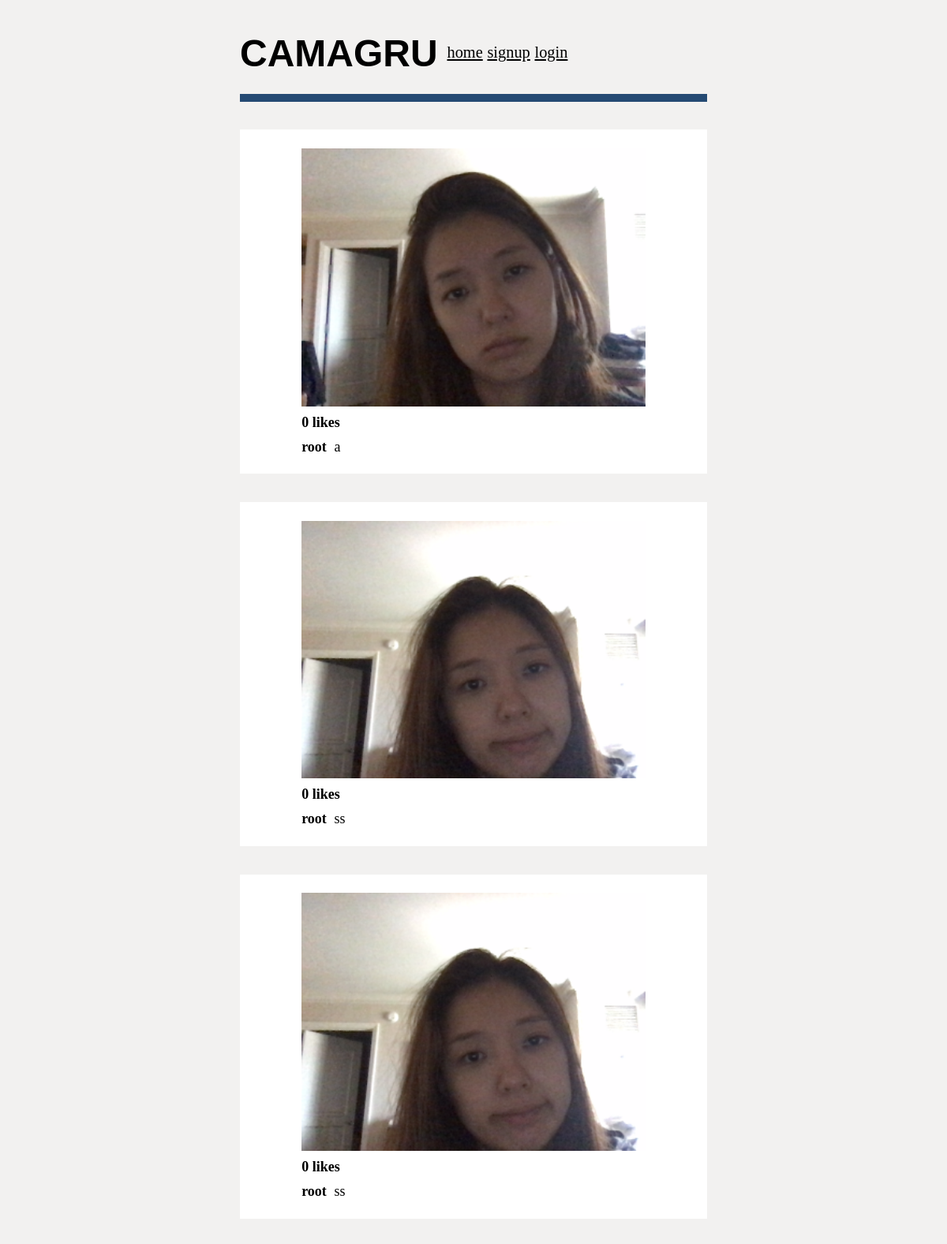
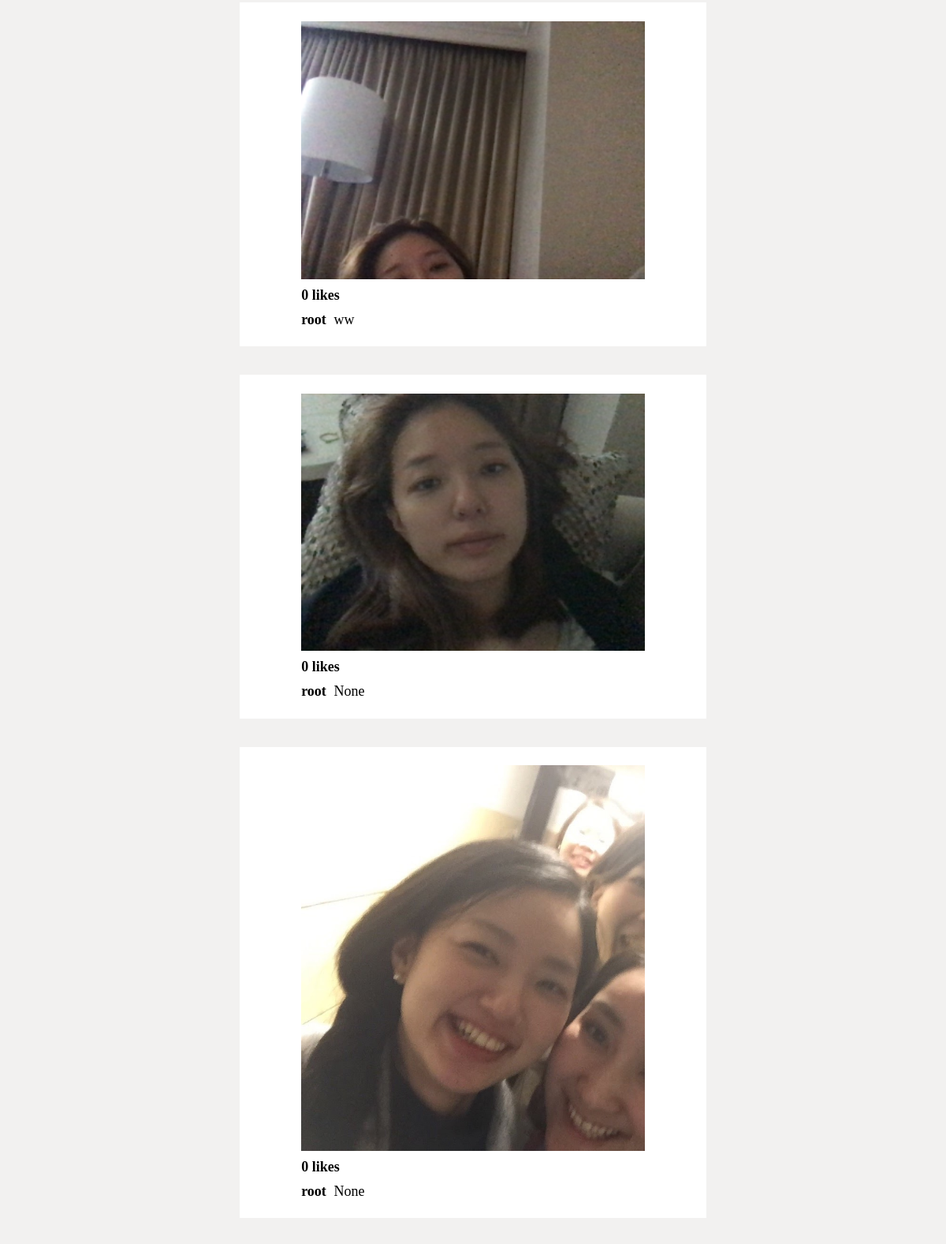
The app's page /?page=5 (upper part) with its own data (2 pictures, top to bottom).
### blog/models.py (models this page shows, shortened)
class Image(models.Model):
    image = models.ImageField(upload_to='images/')
    user = models.ForeignKey(User, on_delete=models.CASCADE)
    uploaded_at = models.DateTimeField(auto_now_add=True)
    num_likes = models.IntegerField(default=0)
    caption = models.CharField(max_length=100, null=True)
    likes = models.ManyToManyField(User, related_name='likes', blank=True)

### blog/views.py (the view)
# urls.py: path('', views.home, name='home'),
def home(request):
    image_list = Image.objects.all().order_by('-uploaded_at')
    paginator = Paginator(image_list, 10)
    page = request.GET.get('page')
    images = paginator.get_page(page)
    return render(request, 'home.html', {'images': images})

### blog/templates/home.html (shortened to what this page needs)
{% extends 'base.html' %}
{% load static %}
{% block stylesheet %}
<link rel="stylesheet" href="{% static 'css/home.css' %}">
{% endblock %}
{% block content %}
<center>
    {% if user.is_authenticated %}
        {% for img in images %}
        <div class='post'>
            <div><img id="photo" src="{{ img.image.url }}" alt="image"></div>
            <div class='likecorner'>
                <div><a href="{% url 'like' img.pk %}">❤</a></div>
                <div id='likesforlogin'>{{ img.num_likes }} likes</div>
            </div>
            <div class='captioncorner'>
                <div id='user'>{{ img.user.username }}</div>
                <div id='caption'>{{ img.caption }}</div>
            </div>
            {% for comment in img.comments.all %}
                <div class='captioncorner'>
                    <div id='user'>{{ comment.user}}</div>
                    <div id='caption'>{{ comment.text }}</div>
                </div>
            {% endfor %}
            <form action="{% url 'comment' %}" method="POST" class='comment'>
                {% csrf_token %}
                <textarea name="text" id="com" cols="75" rows="1"></textarea>
                <input type="hidden" id="image id" name="imageid" value="{{ img.id }}">
                <button type="submit">Post</button>
            </form>
        </div>
        {% endfor %}
        <div class="pagination">
            <span class="step-links">
                {% if images.has_previous %}
                    <a href="?page=1">&laquo; first</a>
                    <a href="?page={{ images.previous_page_number }}">previous</a>
                {% endif %}
                <span class="current">
                    Page {{ images.number }} of {{ images.paginator.num_pages }}
                </span>
                {% if images.has_next %}
                    <a href="?page={{ images.next_page_number }}">next</a>
                    <a href="?page={{ images.paginator.num_pages }}">last &raquo;</a>
                {% endif %}
            </span>
        </div>
    {% else %}
        {% for img in images %}
        <div class='post'>
                <div><img id="photo" src="{{ img.image.url }}" alt="image"></div>
                <div class='likecorner'>
                    <div id='likes'>{{ img.num_likes }} likes</div>
                </div>
                <div class='captioncorner'>
                    <div id='user'>{{ img.user }}</div>
                    <div id='caption'>{{ img.caption }}</div>
                </div>
            </div>
            {% endfor %}
    {% endif %}
</center>
{% endblock %}

### blog/static/css/base.css (style rules this page uses)
body { background-color: rgb(242, 241, 240); }

### blog/static/css/home.css (style rules this page uses)
.post { display: flex; flex-direction: column; justify-content: center; background-color: white; padding: 2%; margin: 3%; margin-inline-start: 25%; margin-inline-end: 25%; }
#photo { display: flex; justify-content: center; width: 80%; height: 80%; }
.captioncorner { display: flex; flex-direction: row; justify-content: left; margin-top: 10px; margin-inline-start: 10%; font-size: 1.5vw; }
#user { font-weight: bold; }
#caption { display: flex; margin-inline-start: 2%; }
.likecorner { display: flex; flex-direction: row; justify-content: left; margin-top: 10px; margin-inline-start: 10%; margin-inline-end:5%; font-size: 1.5vw; }
#likes { font-weight: bold; }

### records on screen
Image: image (picture), num_likes "0", user "root", caption "a"
Image: image (picture), num_likes "0", user "root", caption "ss"
Image: image (picture), num_likes "0", user "root", caption "ss"
Image: image (picture), num_likes "0", user "root", caption "ww"
Image: image (picture), num_likes "0", user "root", caption "None"
Image: image (picture), num_likes "0", user "root", caption "None"
